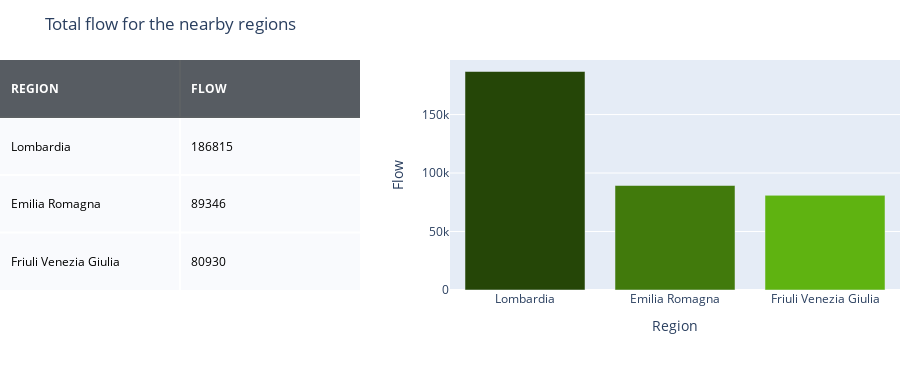

The code cell stored with this chart in its notebook:
### Code cell
#######4.1: STUDY OF THE FLUXES OF NEARBY REGIONS TO FIND WHICH OF THE THREE DIRECTIONS HAS TO BE PRIORITIZED######

#Function to calculate the total flow of the regions of interest 
def flow_regions(info_data, cod_all_prov):
    flow_sum=info_data.groupby(info_data['COD_PRO'].isin(cod_all_prov))['FLOW'].sum()
    flow_sum=flow_sum.reset_index()
    return flow_sum['FLOW'][flow_sum['COD_PRO'] == True][0]
    
#Create a dictionary for the the total flux for the different regions 
d_flow = {}
for i in range(len(reg)):
    d_flow[reg[i]] = flow_regions(data_reg[reg[i]], d[reg[i]]['COD_PRO'].values[:])
    
    
#Dataframe with the total flux for the regions of interest, flow: REGION|FLOW|
flow= pd.DataFrame(d_flow.items(), columns=['REGION', 'FLOW']).sort_values(by='FLOW', ascending=False)

#############################

#Display the results
import plotly.graph_objs as go
import plotly.figure_factory as ff

#text = [['Region', 'Flow'], [flow.iat[0,0],flow.iat[0,1]], [flow.iat[1,0],flow.iat[1,1]],[flow.iat[2,0],flow.iat[2,1]]]
#font=['#FCFCFC', '#254607', '#417a0c', '#5fb311']
table_color =  [[0, '#272D31'],[.5, '#ffffff'],[1, '#ffffff']]

# Initialize a figure with ff.create_table(table_data)
fig = ff.create_table(flow, height_constant=80, colorscale=table_color) # font_colors=font)#colorscale

color_dict = ['#254607','#417a0c','#5fb311']
fig.add_trace(go.Bar(x = flow["REGION"], y = flow["FLOW"],
                        marker_color=color_dict,
                        name='Flow',
                        xaxis='x2', yaxis='y2',
                        ))
    
fig.update_layout(
    title_text = 'Total flow for the nearby regions', #of the table
    margin = {'t':60, 'b':80, },
    xaxis = {'domain': [0, .4]},
    xaxis2 = {'domain': [0.5, 1.], 'title':'Region'},
    yaxis2 = {'domain': [0, 1], 'anchor': 'x2', 'title': 'Flow'}
)

fig.show()

### Figure 1 — Plotly figure (JSON) as saved in the notebook; plotly's stock layout.template omitted (floating-point values rounded to 4 significant figures)
{"data": [{"colorscale": [[0, "#272D31"], [0.5, "#ffffff"], [1, "#ffffff"]], "hoverinfo": "none", "opacity": 0.75, "showscale": false, "type": "heatmap", "z": [[0, 0], [0.5, 0.5], [1, 1], [0.5, 0.5]]}, {"marker": {"color": ["#254607", "#417a0c", "#5fb311"]}, "name": "Flow", "type": "bar", "x": ["Lombardia", "Emilia Romagna", "Friuli Venezia Giulia"], "xaxis": "x2", "y": [186815, 89346, 80930], "yaxis": "y2"}], "layout": {"annotations": [{"align": "left", "font": {"color": "#ffffff"}, "showarrow": false, "text": "<b>REGION</b>", "x": -0.45, "xanchor": "left", "xref": "x", "y": 0, "yref": "y"}, {"align": "left", "font": {"color": "#ffffff"}, "showarrow": false, "text": "<b>FLOW</b>", "x": 0.55, "xanchor": "left", "xref": "x", "y": 0, "yref": "y"}, {"align": "left", "font": {"color": "#000000"}, "showarrow": false, "text": "Lombardia", "x": -0.45, "xanchor": "left", "xref": "x", "y": 1, "yref": "y"}, {"align": "left", "font": {"color": "#000000"}, "showarrow": false, "text": "186815", "x": 0.55, "xanchor": "left", "xref": "x", "y": 1, "yref": "y"}, {"align": "left", "font": {"color": "#000000"}, "showarrow": false, "text": "Emilia Romagna", "x": -0.45, "xanchor": "left", "xref": "x", "y": 2, "yref": "y"}, {"align": "left", "font": {"color": "#000000"}, "showarrow": false, "text": "89346", "x": 0.55, "xanchor": "left", "xref": "x", "y": 2, "yref": "y"}, {"align": "left", "font": {"color": "#000000"}, "showarrow": false, "text": "Friuli Venezia Giulia", "x": -0.45, "xanchor": "left", "xref": "x", "y": 3, "yref": "y"}, {"align": "left", "font": {"color": "#000000"}, "showarrow": false, "text": "80930", "x": 0.55, "xanchor": "left", "xref": "x", "y": 3, "yref": "y"}], "height": 370, "margin": {"b": 80, "l": 0, "r": 0, "t": 60}, "title": {"text": "Total flow for the nearby regions"}, "xaxis": {"domain": [0, 0.4], "dtick": 1, "gridwidth": 2, "showticklabels": false, "tick0": -0.5, "ticks": "", "zeroline": false}, "xaxis2": {"domain": [0.5, 1], "title": {"text": "Region"}}, "yaxis": {"autorange": "reversed", "dtick": 1, "gridwidth": 2, "showticklabels": false, "tick0": 0.5, "ticks": "", "zeroline": false}, "yaxis2": {"anchor": "x2", "domain": [0, 1], "title": {"text": "Flow"}}}}
